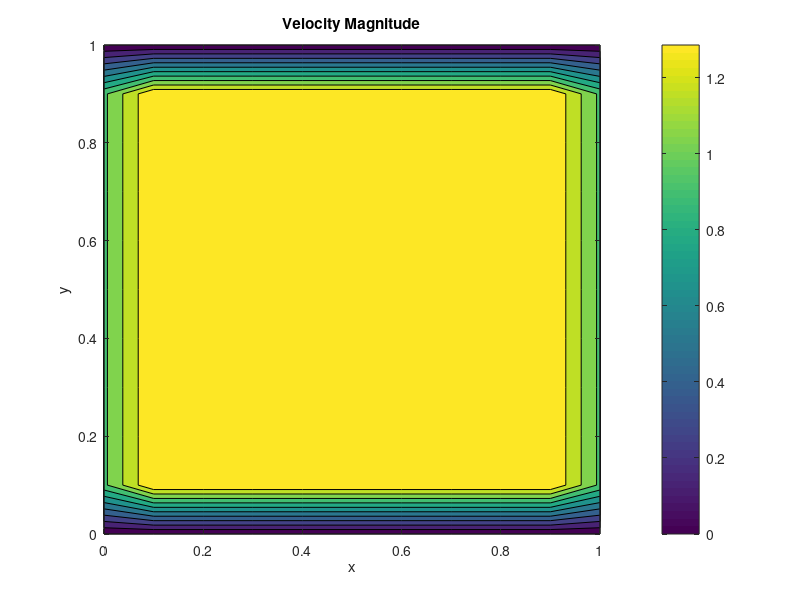

Reproduce this figure in MATLAB.
clear all
clc

L = 1; % length of the pipe
H = 1; % height of the pipe
theta = 0; % inclination angle of the pipe
T_top = 1000; % temperature of the heated surface
omega = 1.5;

dx = 0.1; % grid spacing in x direction
dy = 0.1; % grid spacing in y direction
x = 0:dx:L;
y = 0:dy:H;
nx = length(x);
ny = length(y);

u = ones(nx,ny); % x-velocity
v = ones(nx,ny); % y-velocity
p = ones(nx,ny);
rho = 1; % density
nu = 1e-3; % viscosity
g = 9.81; % acceleration due to gravity
T = ones(nx,ny); % temperature
dt = 0.01;
for i = 2:nx-1
    for j = 2:ny-1
        % x-momentum equation
        u_xx = (u(i+1,j)-2*u(i,j)+u(i-1,j))/dx^2;
        u_yy = (u(i,j+1)-2*u(i,j)+u(i,j-1))/dy^2;
        v_xy = (v(i,j+1)-v(i,j-1))/(2*dy);
        pressure_x = (p(i+1,j)-p(i,j))/dx;
        Fx = ((-rho)*(u_xx+u_yy))-(pressure_x+(rho*g*sin(theta)));
        u(i,j) = u(i,j) + dt*(1/nu*Fx-v_xy);
    end
end



p = ones(nx,ny); % pressure
% maxiter = 1000; % maximum number of iterations
% tol = 1e-6; % tolerance
% for iter = 1:maxiter
    % solve for pressure
    for i = 2:nx-1
        for j = 2:ny-1
            p_xx = (p(i+1,j)-(2*p(i,j))+p(i-1,j))/(dx^2);
            p_yy = (p(i,j+1)-(2*p(i,j))+p(i,j-1))/(dy^2);
            b = rho*(1/dt*(u(i,j)-u(i-1,j))/dx+(v(i,j+1)-v(i,j))/dy-p_xx-p_yy);
            p(i,j) = (1-omega)*p(i,j)+omega/(2*((1/(dx^2))+(1/(dy^2))))*(p(i+1,j)+p(i-1,j)+p(i,j+1)+p(i,j-1)-((dx^2)*b));
        end
    end
% end

% solve for velocity
u_old = u;
v_old = v;
for i = 2:nx-1
    for j = 2:ny-1
        u_xx = (u(i+1,j)-2*u(i,j)+u(i-1,j))/dx^2;
        u_yy = (u(i,j+1)-2*u(i,j)+u(i,j-1))/dy^2;
        v_xx = (v(i+1,j)-2*v(i,j)+v(i-1,j))/dx^2;
        v_yy = (v(i,j+1)-2*v(i,j)+v(i,j-1))/dy^2;
        pressure_x = (p(i+1,j)-p(i,j))/dx;
        pressure_y = (p(i,j+1)-p(i,j))/dy;
        Fx = ((-rho)*(u_xx+u_yy))-(pressure_x+(rho*g*sin(theta)));
        Fy = ((-rho*(v_xx+v_yy))-(pressure_y));
        u(i,j) = u(i,j) + dt*((1/nu)*(Fx-v(i,j)/dx)*((u(i,j)-u(i-1,j))/dx-v(i,j)/dy)*((u(i,j)-u(i,j-1))/dy));
        v(i,j) = v(i,j) + dt*((1/nu)*(Fy-u(i,j)/dx)*((v(i,j)-v(i-1,j))/dx-v(i,j)/dy)*((v(i,j)-v(i,j-1))/dy));
    end
end

%  check for convergence
% if max(max(abs(u-u_old))) < tol && max(max(abs(v-v_old))) < tol
%     return;
% end

% no-slip condition
u(1,:) = 0;
u(end,:) = 0;
v(1,:) = 0;
v(end,:) = 0;

% inlet and outlet boundary conditions
u(:,1) = u(:,2);
u(:,end) = u(:,end-1);
v(:,1) = 0;
v(:,end) = 0;

% heating condition at top surface
T(end,:) = T_top;

% calculate velocity magnitude
u_mag = sqrt((u.^2)+(v.^2));

% plot velocity magnitude and temperature

figure
contourf(x,y,real(u_mag))
colorbar
xlabel('x')
ylabel('y')
title('Velocity Magnitude')

% figure
% contourf(x,y,T)
% colorbar
% xlabel('x')
% ylabel('y')
% title('Temperature')
